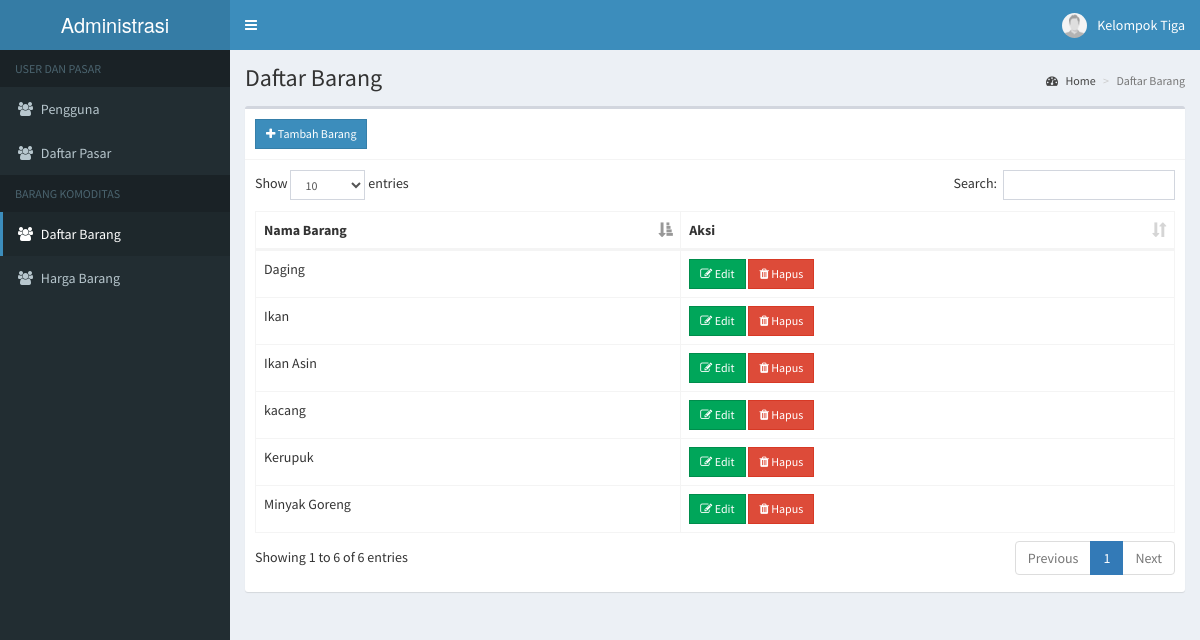
/admin/barang.php (signed in), run on the app's committed database.
### tables this page shows
CREATE TABLE `users` (
  `id` int(11) NOT NULL,
  `email` varchar(200) NOT NULL,
  `password` varchar(60) NOT NULL,
  `type` int(1) NOT NULL,
  `firstname` varchar(50) NOT NULL,
  `lastname` varchar(50) NOT NULL,
  `address` text NOT NULL,
  `contact_info` varchar(100) NOT NULL,
  `status` int(1) NOT NULL,
  `activate_code` varchar(15) NOT NULL,
  `reset_code` varchar(15) NOT NULL,
  `created_on` date NOT NULL
);

CREATE TABLE `barang` (
  `id` int(11) NOT NULL,
  `nama` text NOT NULL
);

### admin/includes/session.php (called while the page is built, shortened)
<?php
	include '../includes/conn.php';
	$conn = $pdo->open();
	$stmt = $conn->prepare("SELECT * FROM users WHERE id=:id");
	$stmt->execute(['id'=>$_SESSION['admin']]);
	$admin = $stmt->fetch();
?>

### admin/barang.php (the view, shortened to what this page needs)
<?php include 'includes/session.php'; ?>
<?php include 'includes/header.php'; ?>
<body class="hold-transition skin-blue sidebar-mini">
<div class="wrapper">
  <?php include 'includes/navbar.php'; ?>
  <?php include 'includes/menubar.php'; ?>
  <div class="content-wrapper">
    <section class="content-header">
      <h1>
        Daftar Barang
      </h1>
      <ol class="breadcrumb">
        <li><a href="#"><i class="fa fa-dashboard"></i> Home</a></li>
        <li class="active">Daftar Barang</li>
      </ol>
    </section>
    <section class="content">
      <div class="row">
        <div class="col-xs-12">
          <div class="box">
            <div class="box-header with-border">
              <a href="#addnew" data-toggle="modal" class="btn btn-primary btn-sm btn-flat"><i class="fa fa-plus"></i> Tambah Barang</a>
            </div>
            <div class="box-body">
              <table id="example1" class="table table-bordered">
                <thead>
                  <th>Nama Barang</th>
                  <th>Aksi</th>
                </thead>
                <tbody>
                  <?php
                    $conn = $pdo->open();
                    try{
                      $stmt = $conn->prepare("SELECT * FROM barang");
                      $stmt->execute();
                      foreach($stmt as $row){
                        echo "
                          <tr>
                            <td>".$row['nama']."</td>
                            <td>
                              <button class='btn btn-success btn-sm edit btn-flat' data-id='".$row['id']."'><i class='fa fa-edit'></i> Edit</button>
                              <button class='btn btn-danger btn-sm delete btn-flat' data-id='".$row['id']."'><i class='fa fa-trash'></i> Hapus</button>
                            </td>
                          </tr>
                        ";
                      }
                    }
                    catch(PDOException $e){
                      echo $e->getMessage();
                    }
                  ?>
                </tbody>
              </table>
            </div>
          </div>
        </div>
      </div>
    </section>
  </div>
</div>
</body>
</html>

### admin/includes/navbar.php (shortened to what this page needs)
<header class="main-header">
  <a href="#" class="logo">
    <span class="logo-lg">Administrasi</span>
  </a>
  <nav class="navbar navbar-static-top">
    <a href="#" class="sidebar-toggle" data-toggle="push-menu" role="button">
    </a>
    <div class="navbar-custom-menu">
      <ul class="nav navbar-nav">
        <li class="dropdown user user-menu">
          <a href="#" class="dropdown-toggle" data-toggle="dropdown">
            <img src="<?php echo (!empty($admin['photo'])) ? '../images/'.$admin['photo'] : '../images/profile.jpg'; ?>" class="user-image" alt="User Image">
            <span class="hidden-xs"><?php echo $admin['firstname'].' '.$admin['lastname']; ?></span>
          </a>
        </li>
      </ul>
    </div>
  </nav>
</header>

### data on the page
users: firstname "Kelompok", lastname "Tiga"
barang: nama "kacang"
barang: nama "Ikan"
barang: nama "Daging"
barang: nama "Minyak Goreng"
barang: nama "Ikan Asin"
barang: nama "Kerupuk"
